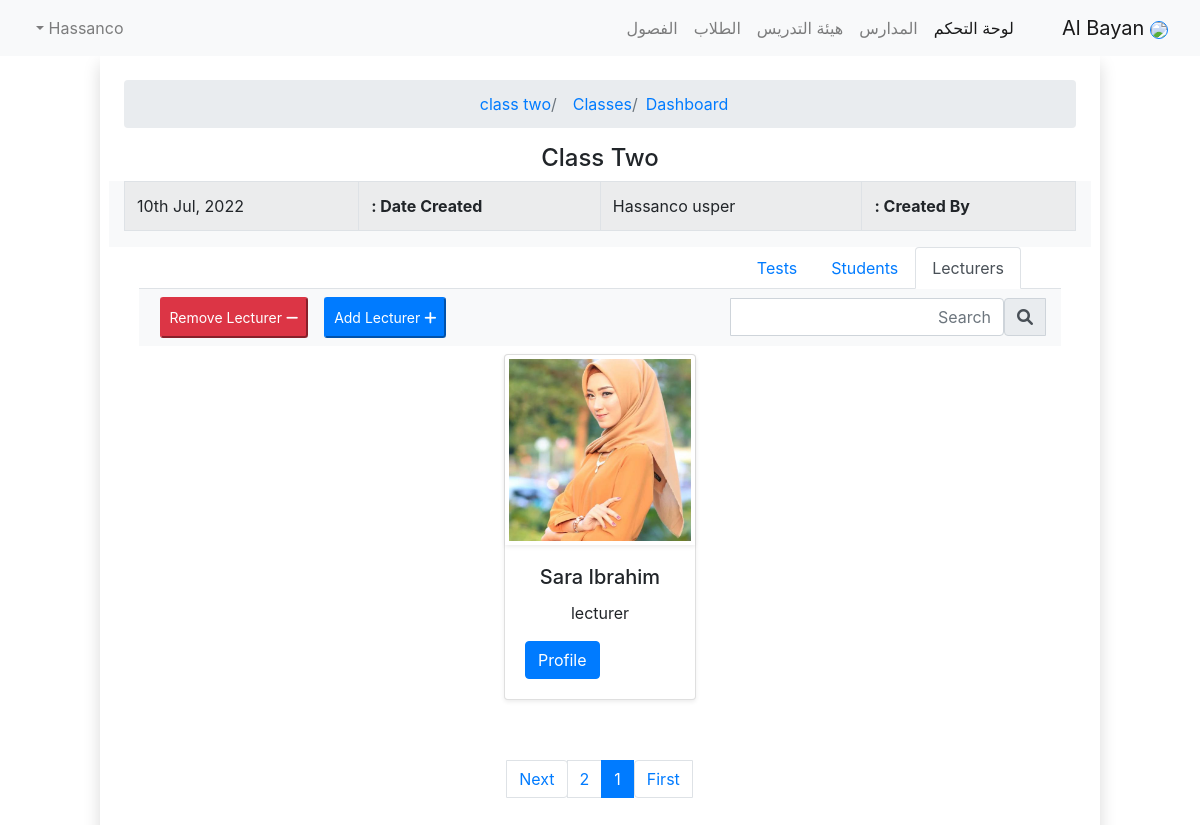
The app's page /public/single_class/AfCBMhj8zhjhsukshjljhvgEmA430A4fAf4Dhhkgh0EffA34fflv5gEIJ3fI?tab=lecturers (signed in) with its own data.
### tables this page shows
CREATE TABLE `classes` (
  `id` int(11) NOT NULL,
  `class` varchar(30) NOT NULL,
  `user_id` varchar(60) NOT NULL,
  `school_id` varchar(60) NOT NULL,
  `class_id` varchar(60) NOT NULL,
  `date` datetime NOT NULL
);

CREATE TABLE `users` (
  `id` int(11) NOT NULL,
  `firstname` varchar(30) NOT NULL,
  `lastname` varchar(30) NOT NULL,
  `date` datetime NOT NULL,
  `email` varchar(100) NOT NULL,
  `user_id` varchar(60) NOT NULL,
  `gender` varchar(6) NOT NULL,
  `school_id` varchar(60) NOT NULL,
  `rank` varchar(20) NOT NULL,
  `image` varchar(500) DEFAULT NULL,
  `password` varchar(255) NOT NULL
);

CREATE TABLE `class_lecturers` (
  `id` int(11) NOT NULL,
  `user_id` varchar(60) NOT NULL,
  `class_id` varchar(60) NOT NULL,
  `disabled` tinyint(1) NOT NULL,
  `school_id` varchar(60) NOT NULL,
  `date` datetime NOT NULL
);

### private/controllers/single_class.php (called while the page is built, shortened)
<?php
class Single_class extends Controller
{
	public function index($id = '')
	{
		$errors = array();
		$classes = new Classes_model();
		$row = $classes->first('class_id' , $id);
		$crumbs[] = ['Dashboard' , "http://localhost/school/public/"];
		$crumbs[] = ['Classes' , 'classes'];
		if ($row) {
		   $crumbs[] = [$row->class , ''];
		}
		$limit = 10;
		$pager = new Pager($limit);
        $offset = $pager->offset;
		$page_tab = isset($_GET['tab']) ? $_GET['tab'] : 'lecturers';
        $lect = new Lecturers_model();
        $results = false;
		if($page_tab == 'lecturers'){
			$query = "SELECT * FROM class_lecturers WHERE class_id = :class_id && disabled = 0 LIMIT $limit OFFSET $offset";
			$lecturers = $lect->query($query, ['class_id' => $id]);
			$data['lecturers'] = $lecturers;
		}
	    $data['row']       = $row;
		$data['crumbs']    = $crumbs;
		$data['page_tab']  = $page_tab;
		$data['results']   = $results;
		$data['errors']    = $errors;
		$data['pager']     = $pager;
		$this->view('single-class' ,$data);
	}
}

### private/core/app.php (called while the page is built, shortened)
<?php
class App
{
	protected $method = "index";
	function __construct()
	{
		$URL = $this->getURL();
		if (file_exists('../private/controllers/' .$URL[0]. '.php')) {
			unset($URL[0]);
		}else{
			echo "<h1 style='text-align:center'>Controller not found!</h1>";
			die();
		}
		$this->controller = new $this->controller();
		$URL = array_values($URL);
		$this->params = $URL;
		call_user_func_array([$this->controller , $this->method], $this->params);
	}
	public function getURL()
	{
		$url = isset($_GET['url']) ? $_GET['url'] : "home";
		return explode("/", filter_var(trim($url,"/")), FILTER_SANITIZE_URL );
	}
}

### public/index.php (called while the page is built, shortened)
<?php
$app = new App();

### private/core/database.php (called while the page is built)
<?php
class Database
{
	private function connect(){
		$string = DBDRIVER .":host=".DBHOST.";dbname=".DBNAME;
		if (!$con = new PDO($string , DBUSER , DBPASS)) {
			die("could not connect to Database");
		}
		return $con;
	}
	public function query($query , $data = array() , $data_type = "object"){
		$con = $this->connect();
		$stmt = $con->prepare($query);
         $result = false;
		if ($stmt) {
			$check = $stmt->execute($data);
			if ($check) {
				if ($data_type == "object") {
					$result = $stmt->fetchAll(PDO::FETCH_OBJ);
				}else{
					$result = $stmt->fetchAll(PDO::FETCH_ASSOC);
				}
			}
		}
		if(is_array($result)){
			if (property_exists($this, 'afterSelect')) {
			   foreach($this->afterSelect as $func){
				$result = $this->$func($result);
			  }
	        }
		}
		if (is_array($result) && count($result) > 0) {
		 return $result;
    	}
		return false;
	}
}

### private/core/model.php (called while the page is built, shortened)
<?php
class Model extends Database
{
	public function __construct()
	{
		if (!property_exists($this, 'table')) {
			 $this->table = strtolower(get_class($this)). "s";
		}
	}
	protected function get_primary_key($table)
	{
		$query = "SHOW KEYS FROM $table WHERE Key_name = 'primary'";
		$db = new Database();
		$data = $db->query($query);
		if (!empty($data[0])) {
			return $data[0]->Column_name ;
		}
		return 'id';
	}
	public function where($column , $value , $order = 'DESC' , $limit = 10 , $offset = 0)
	{
		$primary_key = $this->get_primary_key($this->table);
		$query = "select * FROM $this->table where $column = :value ORDER BY $primary_key $order lIMIT $limit OFFSET $offset" ;
		$data = $this->query($query,[
			'value' => $value
		]);
		return $data;
	}
	public function first($column , $value ,$order = 'DESC')
	{
		$primary_key = $this->get_primary_key($this->table);
		$query = "select * FROM $this->table where $column = :value ORDER BY $primary_key $order";
		$data = $this->query($query,[
			'value' => $value
		]);
		if(is_array($data)){
			if (property_exists($this, 'afterSelect')) {
			   foreach($this->afterSelect as $func){
				$data = $this->$func($data);
			  }
	        }
		}
		if (is_array($data)) {
			$data = $data[0];
		}
		return $data;
	}
}
?>

### private/core/functions.php (called while the page is built, shortened)
<?php
function esc($var){
  return htmlspecialchars($var);
}
function get_date($date)
{
  return date("jS M, Y",strtotime($date));
}
function get_image($image , $gender = "male"){
   if (!file_exists("$image")) {
        $image = ASSETS. "female1.jpg";
        if ($gender == 'male') {
          $image = ASSETS. "male1.jpg";
        }
    }else{
      $class_img = new Image();
       $image = ROOT . $class_img->profile_thumb($image);
    }
    return $image;
}

### private/models/Classes_model.php (called while the page is built, shortened)
<?php
class Classes_model extends Model
{
	public function get_user($data)
	{
		$user = new User();
		foreach($data as $key => $row){
			$result = $user->where('user_id' , $row->user_id);
			$data[$key]->user = is_array($result) ? $result[0] : false;
		}
		return $data;
	}
}

### private/models/Auth.php (called while the page is built, shortened)
<?php
class Auth
{
    public static function access($rank  = "student")
    {
        $logged_in_rank = $_SESSION['USER']->rank;
        $RANK['super_admin'] = ['super_admin' , 'admin' , 'lecturer' , 'reception' , 'student'];
        $RANK['admin']       = ['admin' , 'lecturer' , 'reception' , 'student'];
        $RANK['lecturer']    = [ 'lecturer' , 'reception' , 'student'];
        $RANK['reception']   = ['reception' , 'student'];
        $RANK['student']     = ['student'];
        if (in_array($rank, $RANK[$logged_in_rank])) {
            return true;
        }
        return false;
    }
}

### private/models/Lecturers_model.php (called while the page is built, shortened)
<?php
class Lecturers_model extends Model
{
	public function get_user($data)
	{
		$user = new User();
		foreach($data as $key => $row){
			if (isset($row->user_id)) {
				$result = $user->where('user_id' , $row->user_id);
			    $data[$key]->user = is_array($result) ? $result[0] : false;
			}
		}
		return $data;
	}
}

### private/models/Image.php (called while the page is built, shortened)
<?php
class Image
{
	public function profile_thumb($image_path)
	{
		$ext = strtolower(pathinfo($image_path , PATHINFO_EXTENSION));
		$thumbnail = str_replace(".".$ext, "_thumb." .$ext, $image_path);
		return $thumbnail;
	}
}

### private/views/single-class.view.php (the view, shortened to what this page needs)
<div class="container-fluid p-4 mx-auto shadow" style="max-width: 1000px;">
 <?php if ($row):?>
    <h4 class="text-center"><?=esc(ucwords($row->class ))?></h4>
	   <div class="row">
	   	<div class="col bg-light">
	   		<table class="table table-hover table-striped table-bordered">
	   			<tr><th>Created By : </th><td><?=esc(ucwords($row->user->firstname))?> <?=esc($row->user->lastname) ?></td>
	   			<th>Date Created : </th><td><?=get_date($row->date) ?></td></tr>
	   		</table>
	   	</div>
	   </div>
	   <div class="container-fluid">
	   	 <ul class="nav nav-tabs">
	 		<?php if(Auth::access('lecturer')): ?>
				<li class="nav-item">
				  <a class="nav-link <?= $page_tab=='lecturers' ?'active' : '' ;?>" href="<?=ROOT?>single_class/<?= $row->class_id?>?tab=lecturers">Lecturers</a>
				</li>
			<?php endif ;?>
			<li class="nav-item ">
		   	  <a class="nav-link <?= $page_tab=='students' ?'active' : '' ;?>" href="<?=ROOT?>single_class/<?= $row->class_id?>?tab=students">Students</a>
			</li>
			<?php if(Auth::access('lecturer')): ?>
				<li class="nav-item">
				  <a class="nav-link <?= $page_tab=='tests' ?'active' : ''; ?>" href="<?=ROOT?>single_class/<?= $row->class_id?>?tab=tests">Tests</a>
				</li>
		   <?php endif ;?>
	     </ul>
	    <?php
       switch ($page_tab) {
       	case 'lecturers':
	    		if (Auth::access('lecturer')) {
       	      include(views_path('class-tab-lecturers')) ;
	    		}else{
	    			include(views_path('access-denied')) ;
	    		}
       		break;
       }
	     ?>
	   </div>
	<?php else: ?>
		<h3 class="text-center">That Class was not found</h3>
<?php endif; ?>
</div>

### private/views/class-tab-lecturers.inc.php (shortened to what this page needs)
<nav class="navbar navbar-light bg-light">
  <form class="form-inline">
    <div class="input-group">
      <div class="input-group-prepend">
        <span class="input-group-text" id="basic-addon1">
            <i class="fa fa-search"></i>
        </span>
      </div>
      <input type="text" class="form-control" placeholder="Search" aria-label="Search" aria-describedby="basic-addon1">
      </div>
    </form>
     <div>
      <?php if(Auth::access('lecturer')): ?>
         <a href="<?=ROOT?>single_class/lectureradd/<?=$row->class_id?>?select=true">
          <button class="btn-sm btn-primary p-2 float-right"><i class="fa fa-plus"></i> Add Lecturer</button>
        </a>
         <a href="<?=ROOT?>single_class/lecturerremove/<?=$row->class_id?>?&select=true">
          <button class="btn-sm btn-danger mr-3 p-2  float-right"><i class="fa fa-minus"></i> Remove Lecturer</button>
        </a>
      <?php endif;?>
    </div>
</nav>
<div class="card-group justify-content-center">
  <?php if(is_array($lecturers)):  ?>
     <?php foreach ($lecturers as $lecturer ) : ?>
       <?php
          $row = $lecturer->user;
           include(views_path('user'));
       ?>
     <?php endforeach;?>
  <?php else:  ?>
    <h4 class="text-center">No lecturer were found in this class</h4>
  <?php endif;  ?>
</div>
<br class="clearfix">

### private/views/user.inc.php (shortened to what this page needs)
<?php
  $image = get_image($row->image , $row->gender);
?>
<div class="card m-2 shadow-sm" style="max-width: 12rem; min-width: 12rem;">
    <img src="<?=$image ?>" class="card-img-top p-1  shadow-sm d-block mx-auto  m-auto">
    <div class="card-body">
        <h5 class="card-title text-center"><?=$row->firstname ?> <?=$row->lastname ;?></h5>
        <p class="card-text text-center"><?=str_replace("_" , " ",  $row->rank)  ;  ?></p>
        <a href="<?=ROOT?>profile/<?=$row->user_id?> " class="btn btn-primary">Profile</a>
    </div>
</div>

### records on screen
classes: class "Class Two", date "10th Jul, 2022"
users: firstname "Hassanco", lastname "usper"
users: firstname "Sara", lastname "Ibrahim", rank "lecturer"

### other values on screen
Auth::getSchool_name() "Al Bayan"
$crumb[0] "Dashboard"
$crumb[0] "Classes"
$crumb[0] "class two"
